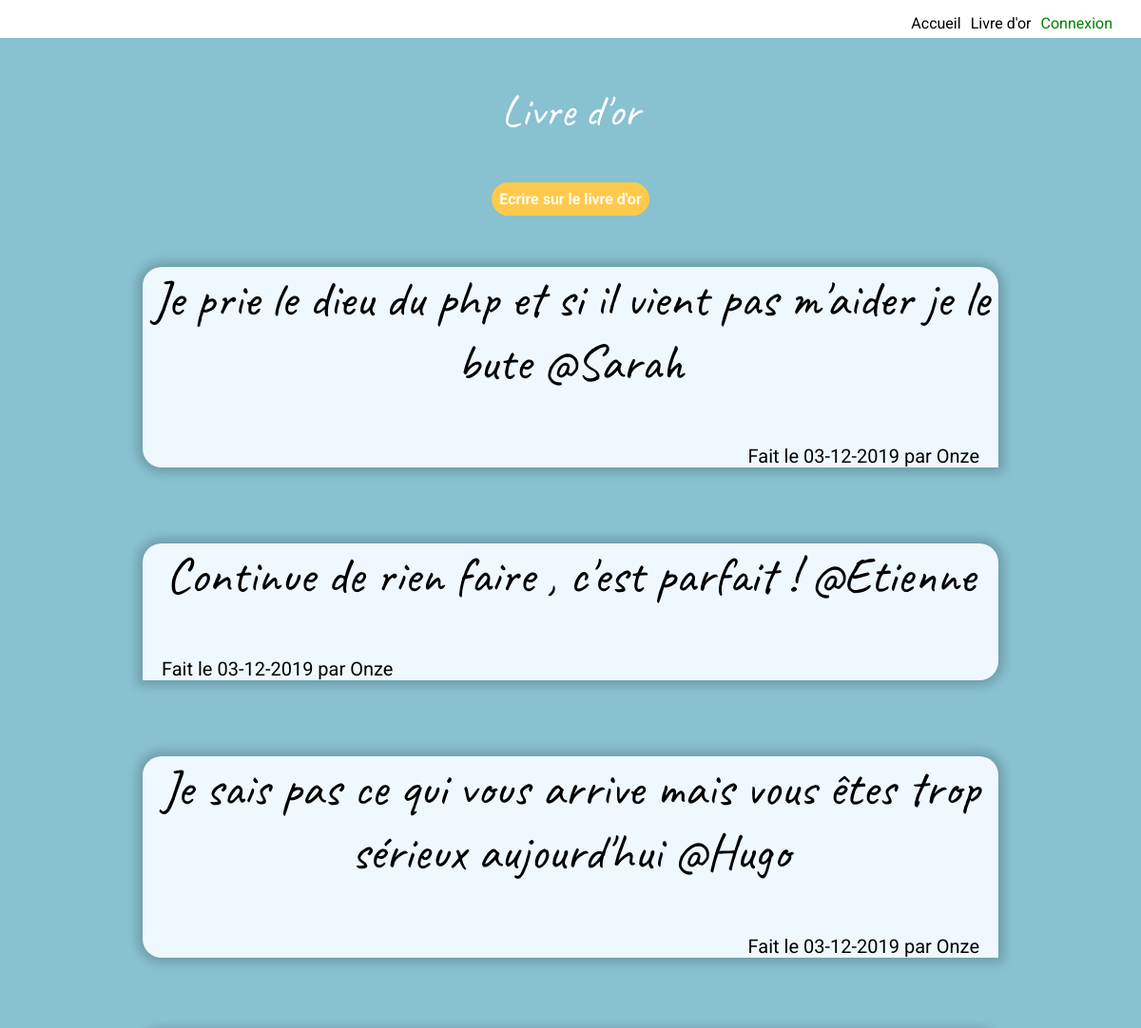
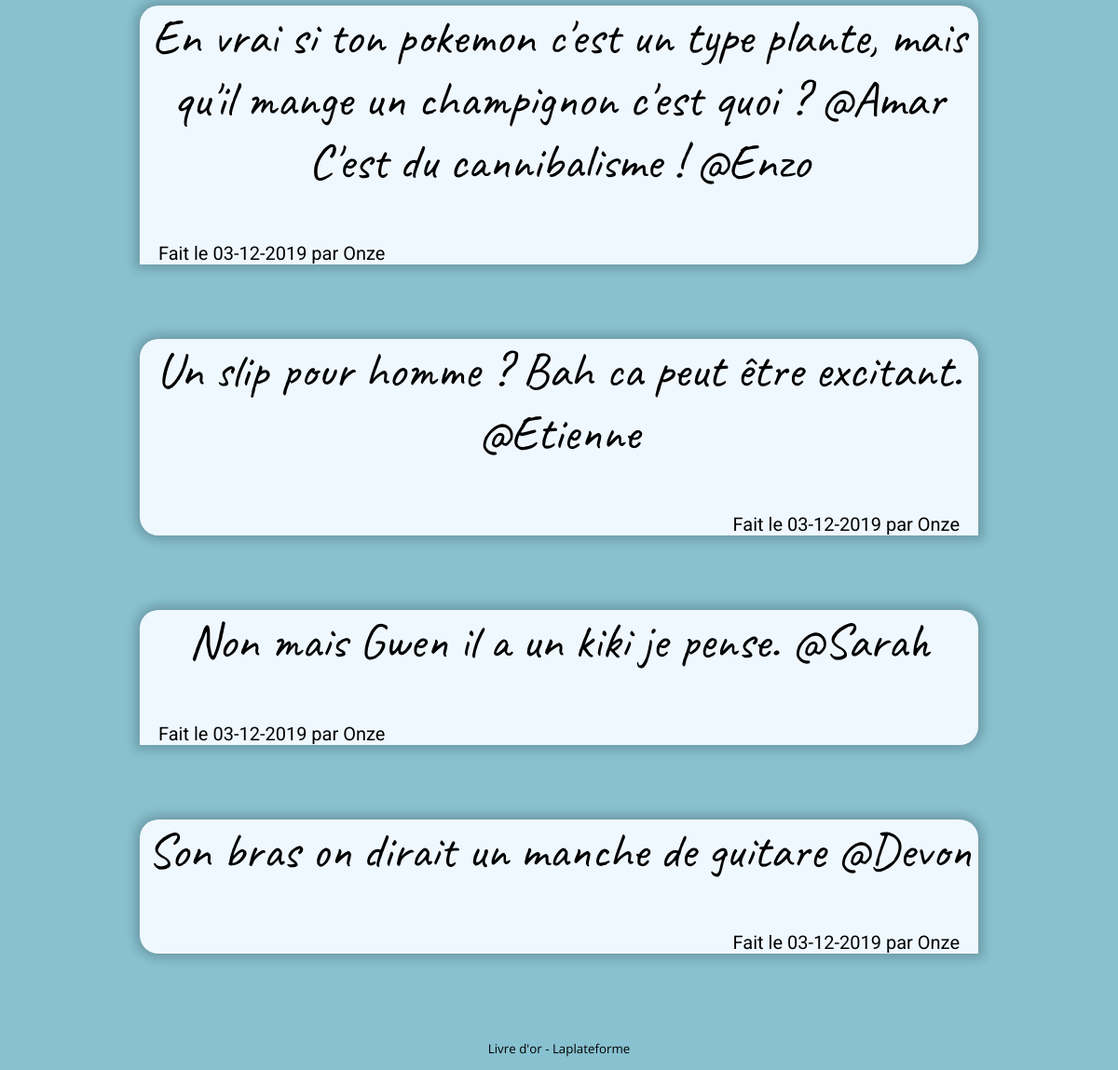
Screenshot of /livre-or.php with the database file from the repository (2 pictures, top to bottom).
### tables this page shows
CREATE TABLE IF NOT EXISTS `commentaires` (
  `id` int(11) NOT NULL AUTO_INCREMENT,
  `commentaire` text NOT NULL,
  `id_utilisateur` int(11) NOT NULL,
  `date` date NOT NULL,
  PRIMARY KEY (`id`)
);

CREATE TABLE IF NOT EXISTS `utilisateurs` (
  `id` int(11) NOT NULL AUTO_INCREMENT,
  `login` varchar(255) NOT NULL,
  `password` varchar(255) NOT NULL,
  PRIMARY KEY (`id`)
);

### livre-or.php (the view, shortened to what this page needs)
<?php
$login = mysqli_connect("localhost", "root", "", "livreor");
$request = "SELECT * FROM utilisateurs INNER JOIN commentaires ON utilisateurs.id = commentaires.id_utilisateur ORDER BY date DESC";
$query = mysqli_query($login, $request);
$result = mysqli_fetch_all($query);
?>
<!DOCTYPE html>
<html lang="fr">
<head>
    <link rel="stylesheet" href="style.css">
</head>
<body>
    <header class="mp0 flexr rowstart">
        <nav class="mt15">
            <ul class="mp0 flexr">
                <li class="mr10 navfont"> <a href="index.php">Accueil</a></li>
                <li class="mr10 navfont"> <a href="livre-or.php">Livre d'or</a></li>
                <li class="mr10 navfont">
                    <?php if (isset($_SESSION["isconnected"])) {
                        echo "<a href='profil.php'>Mon compte</a>";
                    } else {
                        echo "<a class='loginfont' href='connexion.php'>Connexion</a>";
                    }
                    ?>
                </li>
            </ul>
        </nav>
    </header>
    <main>
        <p class="aligncenter citation">Livre d'or</p>
        <div id="livreorbutton" class="center">
            <a class="center" href="commentaire.php">
                <input id="index_button" type="button" value="Ecrire sur le livre d'or">
            </a>
        </div>
        <section>
            <?php
            $i = 0;
            while ($i < count($result)) {
                $date = date('d-m-Y', strtotime($result[$i][6]));
                if ($i % 2 != 0) {
                    echo "<article class='comunpair center'><p class='citation_livreor'>" . $result[$i][4] . "</p><p class='postinfo txtalighl'>Fait le " . $date . " par " . $result[$i][1] . "</article></p>";
                } else {
                    echo "<article class='compair center'><p class='citation_livreor'>" . $result[$i][4] . "</p><p class='postinfo txtalighr'>Fait le " . $date . " par " . $result[$i][1] . "</article></p>";
                }
                $i++;
            }
            ?>
        </section>
    </main>
</body>
<footer>
    <div class="center">
        <p class="footertxt">Livre d'or - Laplateforme</p>
    </div>
</footer>
</html>

### style.css (style rules this page uses)
body { margin: 0; padding: 0; background-color: #88c1d0; }
header { background-color: white; height: 5vh; }
ul { list-style: none; }
nav { margin-right: 20px; }
.mp0 { margin: 0; padding: 0; }
.flexr { display: flex; flex-direction: row; }
.rowstart { justify-content: flex-end; }
#index_button { width: fit-content; background-color: #ffca4b; border-radius: 20px; border-style: none; padding: 8px; font-family: 'Roboto', sans-serif; color: white; font-size: 12pt; font-weight: 600; }
.center { margin: auto; }
.mr10 { margin-right: 10px; }
.mt15 { margin-top: 15px; }
.navfont { font-family: 'Roboto', sans-serif; }
.loginfont { font-family: 'Roboto', sans-serif; color: green; }
.citation { font-size: 35pt; font-family: 'Caveat', cursive; color: white; text-align: center; }
.citation_livreor { font-size: 40pt; font-family: 'Caveat', cursive; color: black; text-align: center; }
.comunpair { width: 75vw; height: fit-content; background-color: aliceblue; border-radius: 20px 20px 20px 0px; margin-bottom: 10vh; box-shadow: 0px 0px 11px 5px rgba(0, 0, 0, 0.2); }
.compair { width: 75vw; height: fit-content; background-color: aliceblue; border-radius: 20px 20px 0px 20px; margin-bottom: 10vh; box-shadow: 0px 0px 11px 5px rgba(0, 0, 0, 0.2); }
.postinfo { font-family: 'Roboto', sans-serif; font-size: 15pt; }
.txtalighl { text-align: left; margin-left: 20px; margin-bottom: 20px; }
.txtalighr { text-align: right; margin-right: 20px; margin-bottom: 20px; }
.footertxt { text-align: center; font-family: 'Open Sans', sans-serif; font-size: 10pt; }
a { text-decoration: none; color: black; }
footer { display: flex; justify-content: center; position: sticky; bottom: 0; }
#livreorbutton { display: flex; justify-content: center; }

### rows the page displays
commentaires: commentaire "Je prie le dieu du php et si il vient pas m'aider je le bute @Sarah", date "03-12-2019", id_utilisateur.login "Onze"
commentaires: commentaire "Continue de rien faire , c'est parfait ! @Etienne", date "03-12-2019", id_utilisateur.login "Onze"
commentaires: commentaire "Je sais pas ce qui vous arrive mais vous êtes trop sérieux aujourd'hui @Hugo", date "03-12-2019", id_utilisateur.login "Onze"
commentaires: commentaire "En vrai si ton pokemon c'est un type plante, mais qu'il mange un champignon c'est quoi ? @Amar C'est du cannibalisme ! @Enzo", date "03-12-2019", id_utilisateur.login "Onze"
commentaires: commentaire "Un slip pour homme ? Bah ca peut être excitant. @Etienne", date "03-12-2019", id_utilisateur.login "Onze"
commentaires: commentaire "Non mais Gwen il a un kiki je pense. @Sarah", date "03-12-2019", id_utilisateur.login "Onze"
commentaires: commentaire "Son bras on dirait un manche de guitare @Devon", date "03-12-2019", id_utilisateur.login "Onze"
